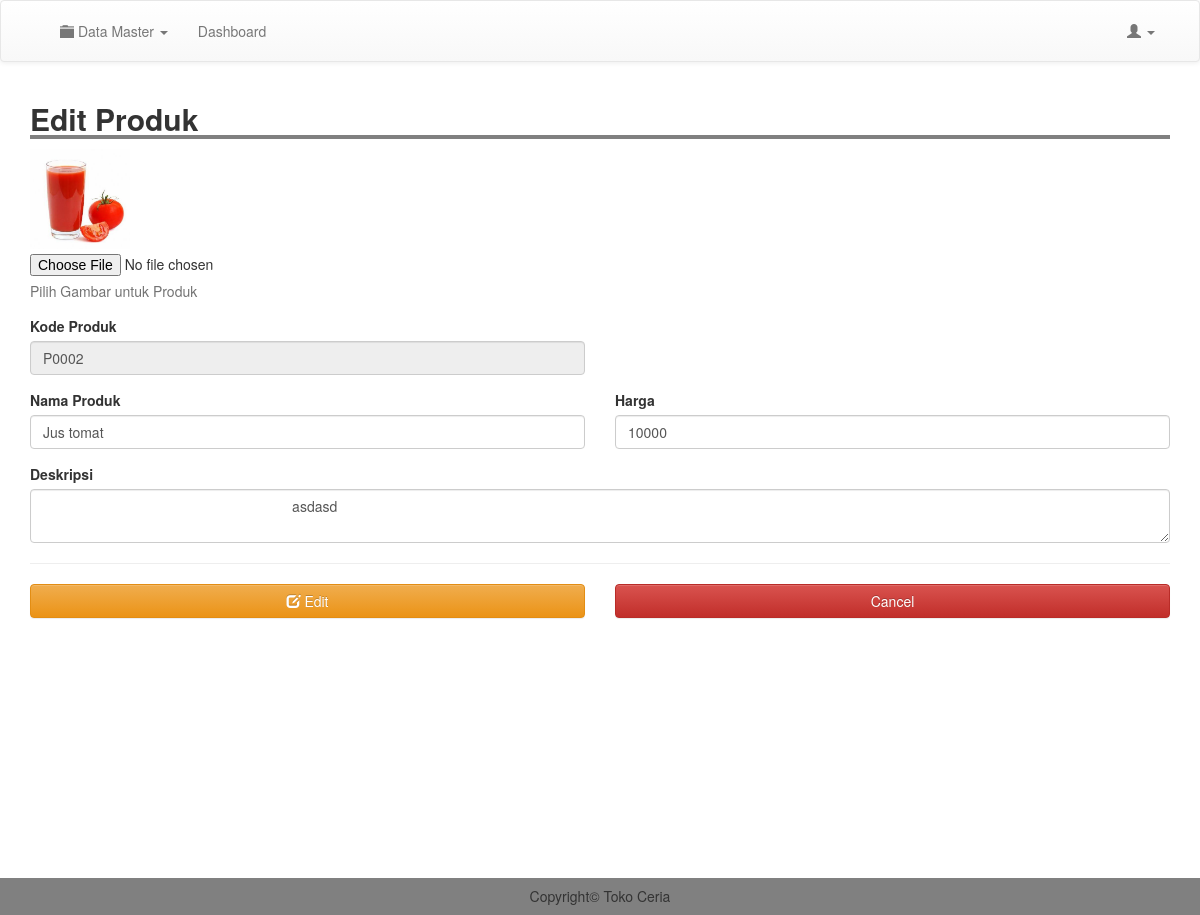
/admin/edit_produk.php?kode=P0002 (signed in), run on the app's committed database.
### tables this page shows
CREATE TABLE `produk` (
  `kode_produk` varchar(100) NOT NULL,
  `nama` varchar(100) NOT NULL,
  `image` text NOT NULL,
  `deskripsi` text NOT NULL,
  `harga` int(11) NOT NULL,
  `kategori` enum('salad','jus','makanan ringan') NOT NULL DEFAULT 'makanan ringan'
);

### admin/edit_produk.php (the view, shortened to what this page needs)
<?php
include 'header.php';
$kode_produk = $_GET['kode'];
$kode = mysqli_query($conn, "SELECT * from produk where kode_produk = '$kode_produk'");
$data = mysqli_fetch_assoc($kode);
?>
<div class="container">
	<h2 style=" width: 100%; border-bottom: 4px solid gray"><b>Edit Produk</b></h2>
	<form action="proses/edit_produk.php" method="POST" enctype="multipart/form-data">
		<div class="form-group">
			<label for="exampleInputFile"><img src="../image/produk/<?= $data['image']; ?>" width="100"></label>
			<input type="file" id="exampleInputFile" name="files">
			<p class="help-block">Pilih Gambar untuk Produk</p>
		</div>
		<div class="row">
			<div class="col-md-6">
				<div class="form-group">
					<label for="exampleInputEmail1">Kode Produk</label>
					<input type="text" class="form-control" id="exampleInputEmail1" placeholder="Masukkan Nama Produk" disabled value="<?= $data['kode_produk']; ?>">
				</div>
			</div>
		</div>
		<div class="row">
			<div class="col-md-6">
				<div class="form-group">
					<label for="exampleInputEmail1">Nama Produk</label>
					<input type="text" class="form-control" id="exampleInputEmail1" placeholder="Masukkan Nama Produk" name="nama" value="<?= $data['nama']; ?>">
				</div>
			</div>
			<div class="col-md-6">
				<div class="form-group">
					<label for="exampleInputEmail1">Harga</label>
					<input type="number" class="form-control" id="exampleInputEmail1" placeholder="masukkan Harga" name="harga" value="<?= $data['harga']; ?>">
				</div>
			</div>
		</div>
		<div class="form-group">
			<label for="exampleInputPassword1">Deskripsi</label>
			<textarea name="desk" class="form-control">
				<?= $data['deskripsi']; ?>
			</textarea>
		</div>
		<hr>
		<div class="row">
			<div class="col-md-6">
				<button type="submit"  class="btn btn-warning btn-block" ><i class="glyphicon glyphicon-edit"></i> Edit</button>
			</div>
			<div class="col-md-6">
				<a href="m_produk.php" class="btn btn-danger btn-block">Cancel</a>
			</div>
		</div>
		<br>
	</div>
<br>
<br>
<br>
<br>
<br>
<br>
<br>
<br>
<br>
<br>
<br>
<br>
<?php
include 'footer.php';
?>

### assets/admin/css/style.css (style rules this page uses)
body { margin:0; padding: 0; }

### data on the page
produk: image (picture), kode_produk "P0002", nama "Jus tomat", harga "10000", desk "asdasd"
